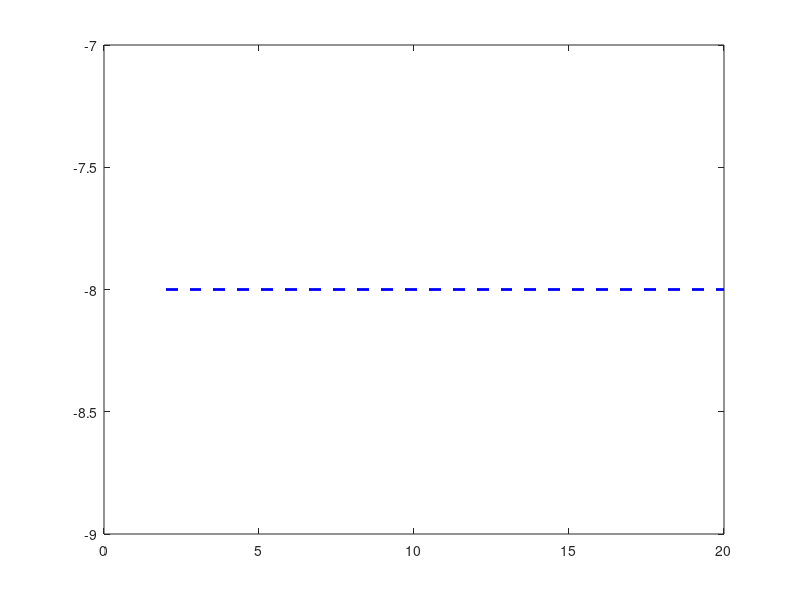

The MATLAB script that drew this image: (Note: this script raises an error after producing the figure.)


%% MAKES THE PLOT REQUIRED TO CHOOSE L AND N  
% load('swCORR.mat','SWcorr')
% load('swLS.mat','SWls')
sigdB=-8;
N=[2:20];
%N=[1:5];
figure,

plot(N,sigdB*ones(19,1),'b--','LineWidth',2), hold on,
plot(N,SWcorr(:,1),'r--o'), hold on,
plot(N,SWcorr(:,2),'g--x'), hold on,
plot(N,SWcorr(:,3),'k--d'), hold on,
plot(N,SWcorr(:,4),'y--v'), hold on,
plot(N,SWcorr(:,5),'c--*'), hold on,
plot(N,SWls(:,1),'-ro'), hold on,
plot(N,SWls(:,2),'-gx'), hold on,
plot(N,SWls(:,3),'-kd'), hold on,
plot(N,SWls(:,4),'-yv'), hold on,
plot(N,SWls(:,5),'-c*'), hold on,
legend('\sigma_w^2','L=7','L=15','L=31','L=63','L=127','L=7','L=15','L=31','L=63','L=127','Location','South','Orientation','horizontal')
ylabel('\epsilon/L')
xlabel('N')
title('\epsilon/L vs N')

% figure,
% 
% plot(N,sigdB*ones(5,1),'b--','LineWidth',2), hold on,
% plot(N,SWls(1,:),'r--'), hold on,
% plot(N,SWls(4,:),'g--'), hold on,
% plot(N,SWls(10,:),'k--'), hold on,
% plot(N,SWls(15,:),'y--'), hold on,
% plot(N,SWls(19,:),'c--')
